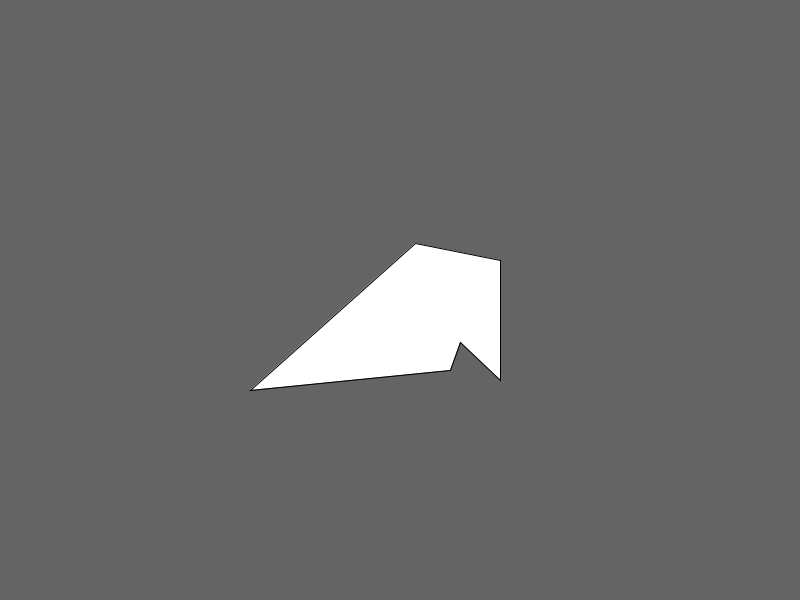
Frame 1 (no input)
Frame 60 (the mouse pressed at the canvas centre just before this capture): identical to frame 1, image omitted
Frame 120 (the mouse held since frame 60 and released just before this capture): identical to frame 1, image omitted

The Processing sketch that drew this single still picture (run headless with seeded random() and noise(); from frame 60 on, the mouse is pressed at the canvas centre):

// Processing sketch: MatrixTransformations
// ── MatrixTransformations.pde
// Variables and Constants
PVector[] shape;
PVector[] transformation;

float angle = 0;

// Runs once at the beginning
void setup(){
  size(800, 600);
  frameRate(60);
  
  shape = new PVector[]{
    new PVector(-0.7, 1),
    new PVector(1, 1),
    new PVector(3, -1),
    new PVector(1.7, -0.5),
    new PVector(2, -1),
    new PVector(-1, -2)
  };
  
  transformation = new PVector[]{
    new PVector(cos(angle), -sin(angle)),
    new PVector(sin(angle), cos(angle))
  };
}

// Gameloop, repeating according to FPS
void draw(){
  rotationMatrix();
  if(key == 'm'){
    mirrorAlongX();
  }
  randomTransform();
  background(100);
  push();
  translate(width/2, height/2);
  
  beginShape();
  for(int i = 0; i < shape.length; i++){
    vertex(50*shape[i].x * transformation[0].x + 50*shape[i].y * transformation[0].y, 
           50*shape[i].x * transformation[1].x + 50*shape[i].y * transformation[1].y
           );
  }
  endShape(CLOSE);

  pop();
}

void keyPressed(){
  if(key == 'w'){
    angle += PI/15;
  }
  if(key == 's'){
    angle -= PI/15;
  }
}

void rotationMatrix(){
  transformation = new PVector[]{
    new PVector(cos(angle), -sin(angle)),
    new PVector(sin(angle), cos(angle))
  };
}

void mirrorAlongX(){
  transformation = new PVector[]{
    new PVector(1, 0),
    new PVector(0, -1)
  };
}

void randomTransform(){
  transformation = new PVector[]{
    new PVector(1, cos(angle)),
    new PVector(0.2, -1)
  };
}
